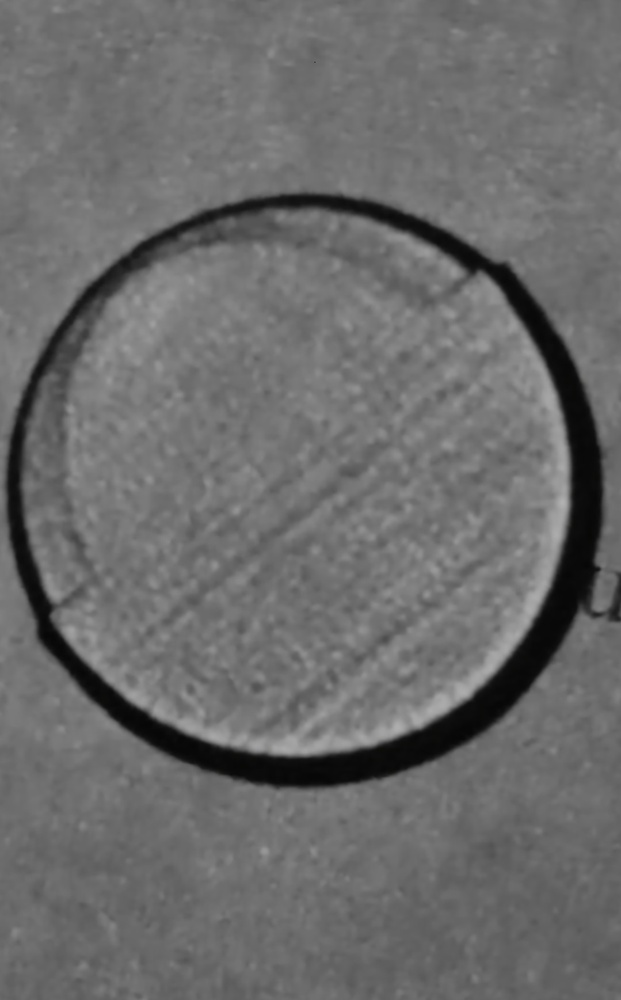
#> input picture pic.jpg, 621 x 1000 px, shrunk from 1079 x 1737 before the run
$ python 'coolesprogramm_fürpic1.py'
#> lines starting #> are read from the running program, lines starting #| are printed output that depends on the picture; after the words box and inside, x2 and y2 are one past the last pixel; in counts of white or black regions, pixels touching at a corner belong together
import cv2 as cv
import numpy as np
from scipy import ndimage
from matplotlib import pyplot as plt

img = cv.imread('pic.jpg')
#> img is the input picture: shape (1000, 621, 3); mean B, G, R 107.4, 107.4, 107.4

gray = cv.cvtColor(img,cv.COLOR_BGR2GRAY)
#gray = cv.medianBlur(gray,9)
kernel = np.ones((5,5),np.float32)/25
dst = cv.filter2D(gray,-1,kernel)


cutout=gray.copy()
ret,thresh1 = cv.threshold(cutout,50,255,cv.THRESH_BINARY)
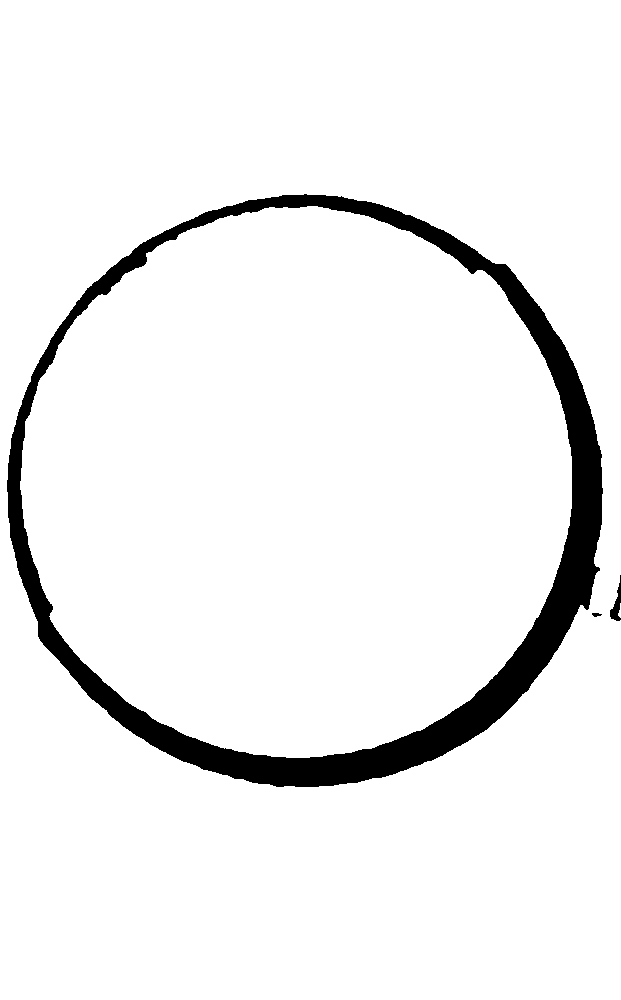
#> thresh1: shape (1000, 621); 93.8% white; 3 black regions, box (x1, y1, x2, y2) and area: (7, 194, 603, 787) 38413, (610, 575, 621, 621) 215, (592, 613, 602, 617) 28
cv.floodFill(thresh1, None, (0,0), 0)
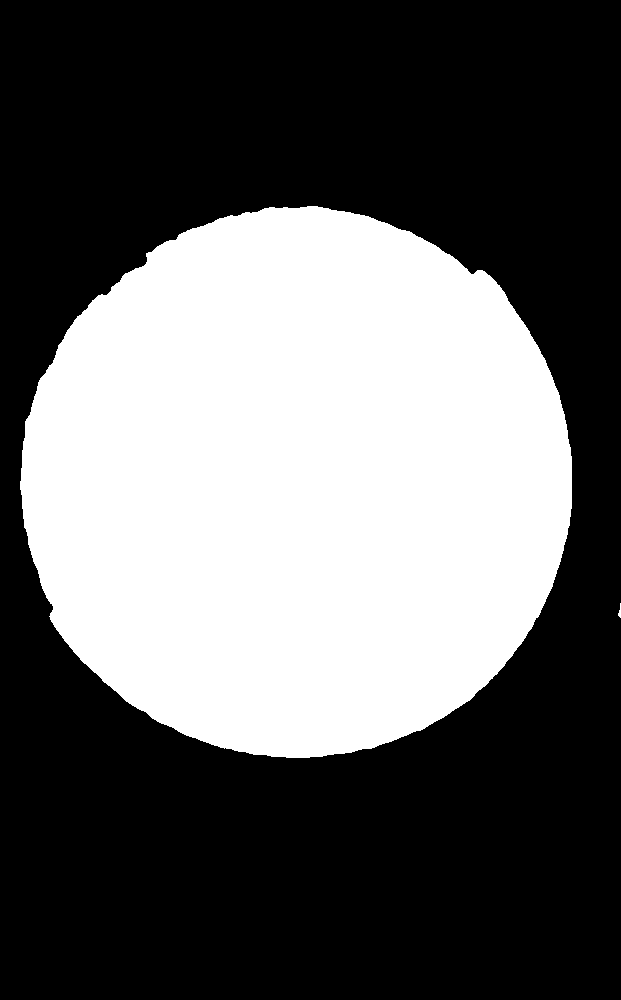
#> thresh1: shape (1000, 621); 38.4% white; 2 white regions, box (x1, y1, x2, y2) and area: (20, 206, 572, 758) 238742, (618, 603, 621, 618) 25
cutout[np.where(thresh1==0)]=180
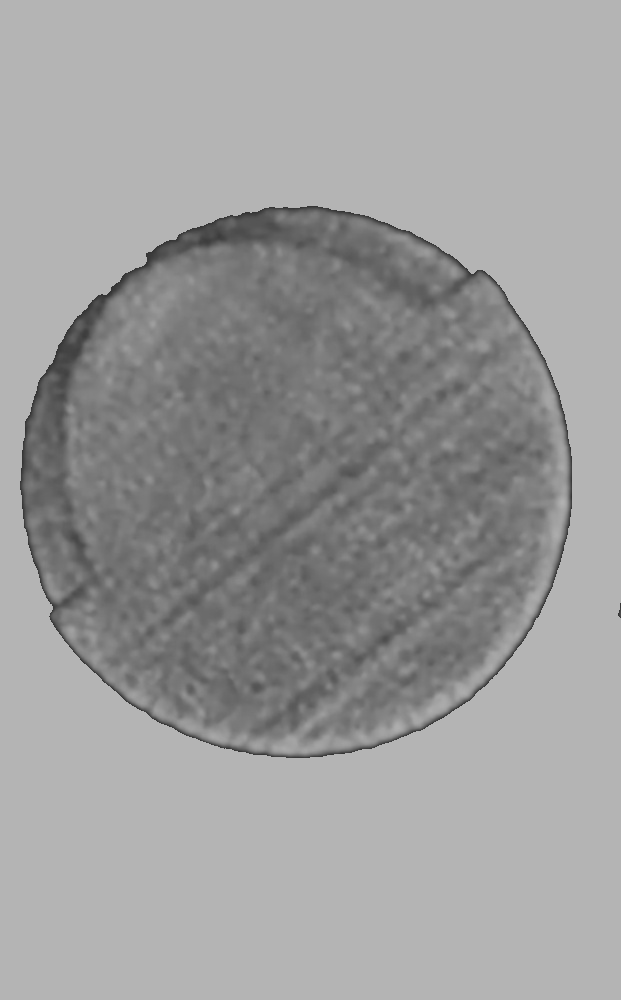
#> cutout: shape (1000, 621); min 51, max 180, mean 156.2


#edges = cv.Canny(gray,50,120)
dst = cv.Laplacian(cutout, cv.CV_16S, ksize=11)
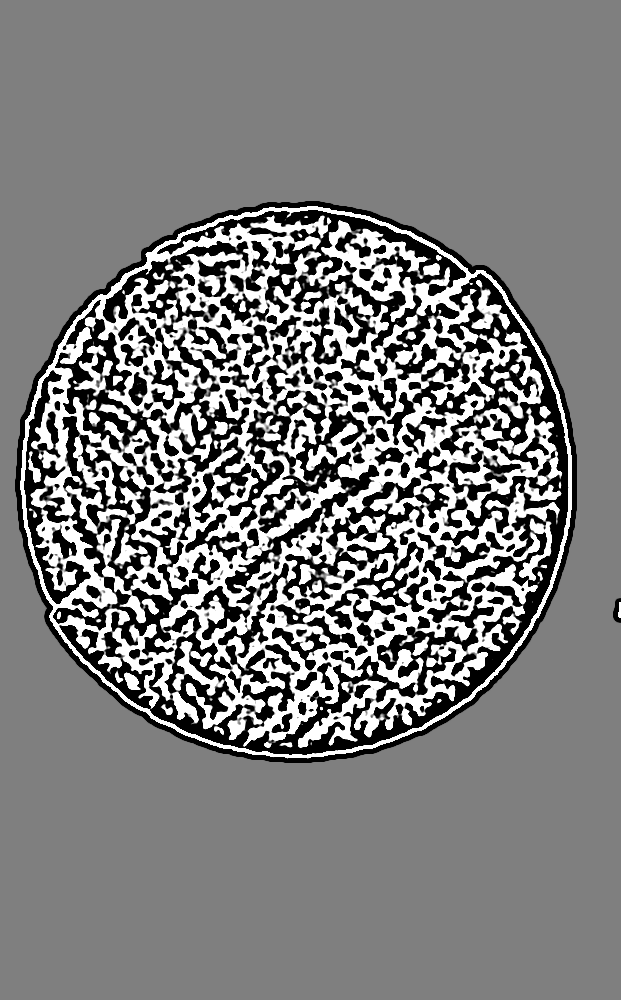
#> dst: shape (1000, 621) int16; min -32768, max 32767, mean -274.9; drawn with min black and max white
#edgecut=edges.copy()
#edgecut[np.where(thresh1==0)]=255

plt.title('Original Image'), plt.xticks([]), plt.yticks([])
plt.subplot(142),plt.imshow(gray,cmap = 'gray')
plt.subplot(144),plt.imshow(dst,cmap = 'gray')
plt.subplot(141),plt.hist(gray.ravel(),256,[0,256])
plt.subplot(143),plt.imshow(cutout,cmap = 'gray')
#plt.subplot(143), plt.imshow(thresh1, cmap="gray")
#plt.subplot(141),plt.hist(cutout.ravel(),256,[0,256])
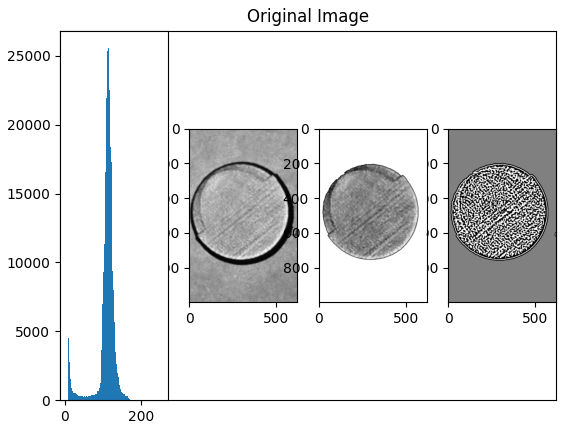
#> figure drawn by matplotlib, 4 panels; panel 3: tallest bar 25551 high, from x = 113 to 114
